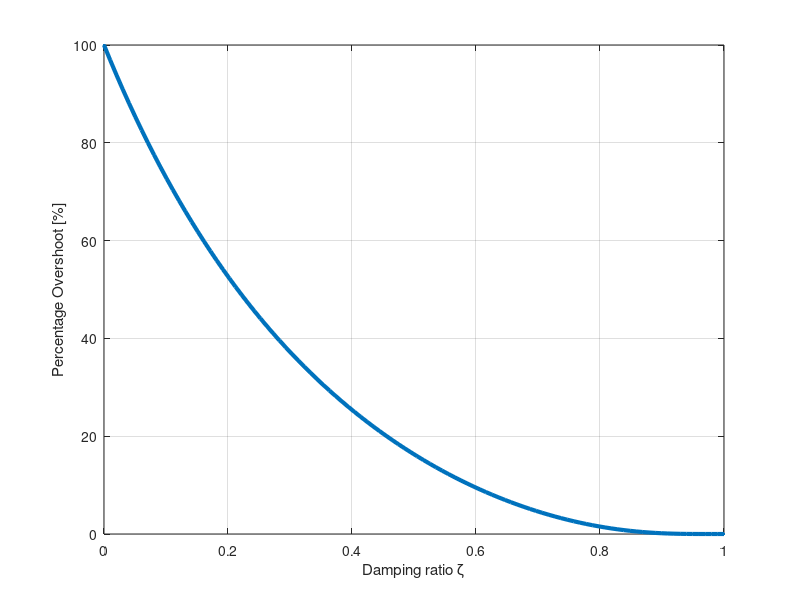

MATLAB code to generate this figure:

z = linspace(0,1,100)'; % vector of damping rations

P = 100*exp(-z*pi./sqrt(1-z.^2));

figure(1)
plot(z,P,'.-','LineWidth',3)
grid on
xlabel('Damping ratio \zeta')
ylabel('Percentage Overshoot [%]')